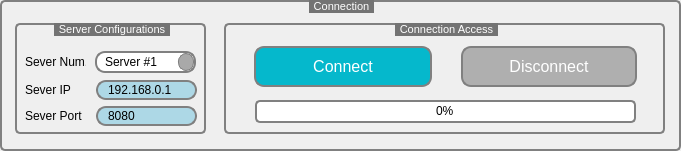
  <widget class="QGroupBox" name="Conncetion_groupBox">
   <property name="geometry">
    <rect>
     <x>81</x>
     <y>10</y>
     <width>681</width>
     <height>151</height>
    </rect>
   </property>
   <property name="font">
    <font>
     <family>Segoe UI</family>
     <pointsize>8</pointsize>
    </font>
   </property>
   <property name="styleSheet">
    <string notr="true">QGroupBox {
    background-color: qlineargradient(x1: 0, y1: 0, x2: 0, y2: 1,
                                      stop: 0 #E0E0E0, stop: 1 #FFFFFF);
    border: 2px solid gray;
    border-radius: 5px;
    margin-top: 1ex; /* leave space at the top for the title */
}

QGroupBox::title {
    subcontrol-origin: margin;
    subcontrol-position: top center; /* position at the top center */
    padding: 0 3px;
    background-color:  rgb(115,115,115);
	 color: white;
}</string>
   </property>
   <property name="title">
    <string>Connection</string>
   </property>
   <widget class="QGroupBox" name="Server_Configurations_groupBox">
    <property name="geometry">
     <rect>
      <x>15</x>
      <y>23</y>
      <width>191</width>
      <height>111</height>
     </rect>
    </property>
    <property name="font">
     <font>
      <family>Segoe UI</family>
      <pointsize>8</pointsize>
     </font>
    </property>
    <property name="styleSheet">
     <string notr="true">QGroupBox {
    background-color: qlineargradient(x1: 0, y1: 0, x2: 0, y2: 1,
                                      stop: 0 #E0E0E0, stop: 1 #FFFFFF);
    border: 2px solid gray;
    border-radius: 5px;
    margin-top: 1ex; /* leave space at the top for the title */
}

QGroupBox::title {
    subcontrol-origin: margin;
    subcontrol-position: top center; /* position at the top center */
    padding: 0 3px;
    background-color:  rgb(115,115,115);
	 color: white;
}</string>
    </property>
    <property name="title">
     <string>Server Configurations</string>
    </property>
    <widget class="QComboBox" name="Server_Number_comboBox">
     <property name="geometry">
      <rect>
       <x>80</x>
       <y>28</y>
       <width>101</width>
       <height>22</height>
      </rect>
     </property>
     <property name="font">
      <font>
       <family>Segoe UI</family>
      </font>
     </property>
     <property name="styleSheet">
      <string notr="true">QComboBox {
    border: 2px solid gray;
    border-radius: 10px;
    padding: 0 8px;
    background: white;
    selection-background-color: darkgray;
}

QComboBox::drop-down {
	 border: 1px solid gray;
	 border-radius: 8px;
	 background-color: darkgray;
}</string>
     </property>
     <item>
      <property name="text">
       <string>Server #1</string>
      </property>
     </item>
     <item>
      <property name="text">
       <string>Server #2</string>
      </property>
     </item>
     <item>
      <property name="text">
       <string>Server #3</string>
      </property>
     </item>
    </widget>
    <widget class="QLabel" name="Server_Number_label">
     <property name="geometry">
      <rect>
       <x>10</x>
       <y>31</y>
       <width>61</width>
       <height>16</height>
      </rect>
     </property>
     <property name="font">
      <font>
       <family>Segoe UI</family>
      </font>
     </property>
     <property name="text">
      <string>Sever Num.</string>
     </property>
    </widget>
    <widget class="QLabel" name="Server_IP_label">
     <property name="geometry">
      <rect>
       <x>10</x>
       <y>59</y>
       <width>61</width>
       <height>16</height>
      </rect>
     </property>
     <property name="font">
      <font>
       <family>Segoe UI</family>
      </font>
     </property>
     <property name="text">
      <string>Sever IP</string>
     </property>
    </widget>
    <widget class="QLineEdit" name="Server_IP_lineEdit">
     <property name="enabled">
      <bool>true</bool>
     </property>
     <property name="geometry">
      <rect>
       <x>81</x>
       <y>57</y>
       <width>101</width>
       <height>20</height>
      </rect>
     </property>
     <property name="font">
      <font>
       <family>Segoe UI</family>
      </font>
     </property>
     <property name="styleSheet">
      <string notr="true">QLineEdit {
    border: 2px solid gray;
    border-radius: 10px;
    padding: 0 8px;
    background: white;
    selection-background-color: darkgray;
}

QLineEdit:read-only {
    background: lightblue;
}
</string>
     </property>
     <property name="text">
      <string>192.168.0.1</string>
     </property>
     <property name="readOnly">
      <bool>true</bool>
     </property>
    </widget>
    <widget class="QLineEdit" name="Server_Port_lineEdit">
     <property name="enabled">
      <bool>true</bool>
     </property>
     <property name="geometry">
      <rect>
       <x>81</x>
       <y>83</y>
       <width>101</width>
       <height>20</height>
      </rect>
     </property>
     <property name="font">
      <font>
       <family>Segoe UI</family>
      </font>
     </property>
     <property name="styleSheet">
      <string notr="true">QLineEdit {
    border: 2px solid gray;
    border-radius: 10px;
    padding: 0 8px;
    background: white;
    selection-background-color: darkgray;
}

QLineEdit:read-only {
    background: lightblue;
}
</string>
     </property>
     <property name="text">
      <string>8080</string>
     </property>
     <property name="readOnly">
      <bool>true</bool>
     </property>
    </widget>
    <widget class="QLabel" name="Server_Port_label">
     <property name="geometry">
      <rect>
       <x>10</x>
       <y>85</y>
       <width>61</width>
       <height>16</height>
      </rect>
     </property>
     <property name="font">
      <font>
       <family>Segoe UI</family>
      </font>
     </property>
     <property name="text">
      <string>Sever Port</string>
     </property>
    </widget>
   </widget>
   <widget class="QGroupBox" name="Conncetion_Access_groupBox">
    <property name="geometry">
     <rect>
      <x>224</x>
      <y>23</y>
      <width>441</width>
      <height>111</height>
     </rect>
    </property>
    <property name="font">
     <font>
      <family>Segoe UI</family>
      <pointsize>8</pointsize>
     </font>
    </property>
    <property name="styleSheet">
     <string notr="true">QGroupBox {
    background-color: qlineargradient(x1: 0, y1: 0, x2: 0, y2: 1,
                                      stop: 0 #E0E0E0, stop: 1 #FFFFFF);
    border: 2px solid gray;
    border-radius: 5px;
    margin-top: 1ex; /* leave space at the top for the title */
}

QGroupBox::title {
    subcontrol-origin: margin;
    subcontrol-position: top center; /* position at the top center */
    padding: 0 3px;
    background-color:  rgb(115,115,115);
	 color: white;
}</string>
    </property>
    <property name="title">
     <string>Connection Access</string>
    </property>
    <widget class="QPushButton" name="Disconnect_pushButton">
     <property name="geometry">
      <rect>
       <x>237</x>
       <y>23</y>
       <width>176</width>
       <height>41</height>
      </rect>
     </property>
     <property name="font">
      <font>
       <family>Segoe UI</family>
       <pointsize>12</pointsize>
      </font>
     </property>
     <property name="styleSheet">
      <string notr="true">QPushButton {
    color: white;
	background-color: rgb(175,175,175);
	border: 2px solid grey;
    border-width: 2px;
    border-radius: 10px;    
	min-width: 10em;
    padding: 6px;
}
QPushButton:pressed {
    background-color: grey;
    border-style: inset;
}</string>
     </property>
     <property name="text">
      <string>Disconnect</string>
     </property>
    </widget>
    <widget class="QProgressBar" name="Conncection_progressBar">
     <property name="geometry">
      <rect>
       <x>31</x>
       <y>77</y>
       <width>381</width>
       <height>23</height>
      </rect>
     </property>
     <property name="styleSheet">
      <string notr="true">QProgressBar {
    border: 2px solid grey;
    border-radius: 5px;	
}

QProgressBar::chunk {
    background-color: #05B8CC;
    width: 20px;
}

QProgressBar {
    border: 2px solid grey;
    border-radius: 5px;
    text-align: center;
}</string>
     </property>
     <property name="value">
      <number>0</number>
     </property>
     <property name="textVisible">
      <bool>true</bool>
     </property>
    </widget>
    <widget class="QPushButton" name="Connect_pushButton">
     <property name="geometry">
      <rect>
       <x>30</x>
       <y>23</y>
       <width>178</width>
       <height>41</height>
      </rect>
     </property>
     <property name="font">
      <font>
       <family>Segoe UI</family>
       <pointsize>12</pointsize>
       <weight>50</weight>
       <italic>false</italic>
       <bold>false</bold>
      </font>
     </property>
     <property name="styleSheet">
      <string notr="true">QPushButton {
    color: white;
	background-color: #05B8CC;
	border: 2px solid grey;
    border-width: 2px;
    border-radius: 10px;    
     
	min-width: 10em;
    padding: 6px;
}
QPushButton:pressed {
    background-color: grey;
    border-style: inset;
}</string>
     </property>
     <property name="text">
      <string>Connect</string>
     </property>
    </widget>
   </widget>
  </widget>
